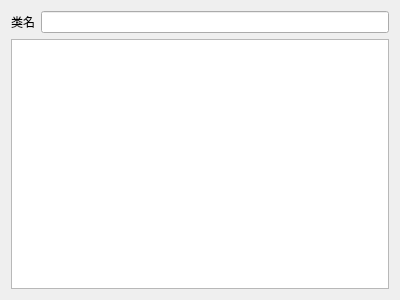
<?xml version="1.0" encoding="UTF-8"?>
<ui version="4.0">
 <class>MainWindow</class>
 <widget class="QMainWindow" name="MainWindow">
  <property name="geometry">
   <rect>
    <x>0</x>
    <y>0</y>
    <width>400</width>
    <height>300</height>
   </rect>
  </property>
  <property name="windowTitle">
   <string>=delete辅助工具</string>
  </property>
  <widget class="QWidget" name="centralWidget">
   <layout class="QVBoxLayout" name="verticalLayout">
    <item>
     <layout class="QHBoxLayout" name="horizontalLayout">
      <item>
       <widget class="QLabel" name="label">
        <property name="text">
         <string>类名</string>
        </property>
       </widget>
      </item>
      <item>
       <widget class="QLineEdit" name="className"/>
      </item>
     </layout>
    </item>
    <item>
     <widget class="QTextEdit" name="textEdit"/>
    </item>
   </layout>
  </widget>
 </widget>
 <layoutdefault spacing="6" margin="11"/>
 <resources/>
 <connections/>
</ui>
